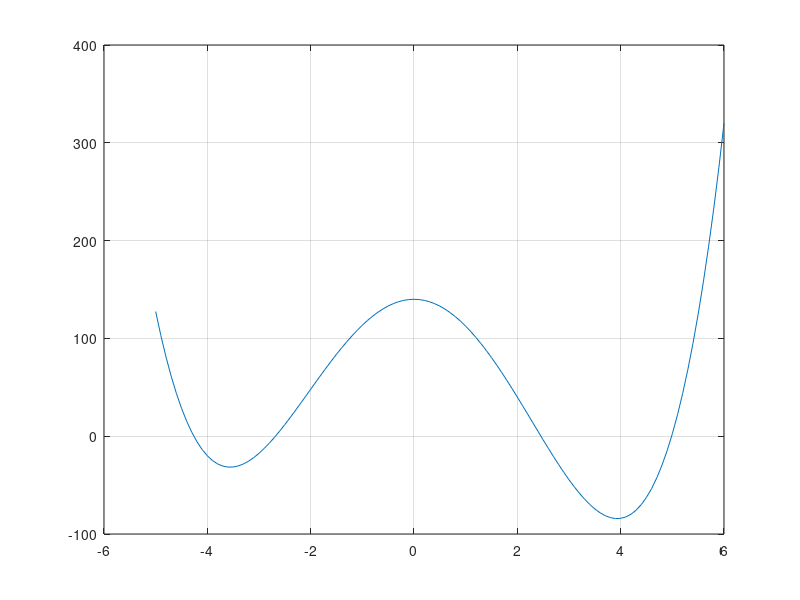

The MATLAB script that drew this image: (Note: this script raises an error after producing the figure.)
%%%%%%%%%min/max%%%%%%%%%%%%%%%

clc,clear
x=-5:0.1:6;
y=(x.^4-0.5*x.^3-28*x.^2+140);
plot(x,y,'-'), grid
hold
[a,b]=fminbnd(@mf,-6,6);

[c,d]= fminbnd(@maf,-6,6);
max = -d;
plot(a,b,'r*',c,max,'gd')

function y=maf(x)
y=-(mf(x));
end

function y=mf(x)
y=x.^4-0.5*x.^3-28*x.^2+140;
end